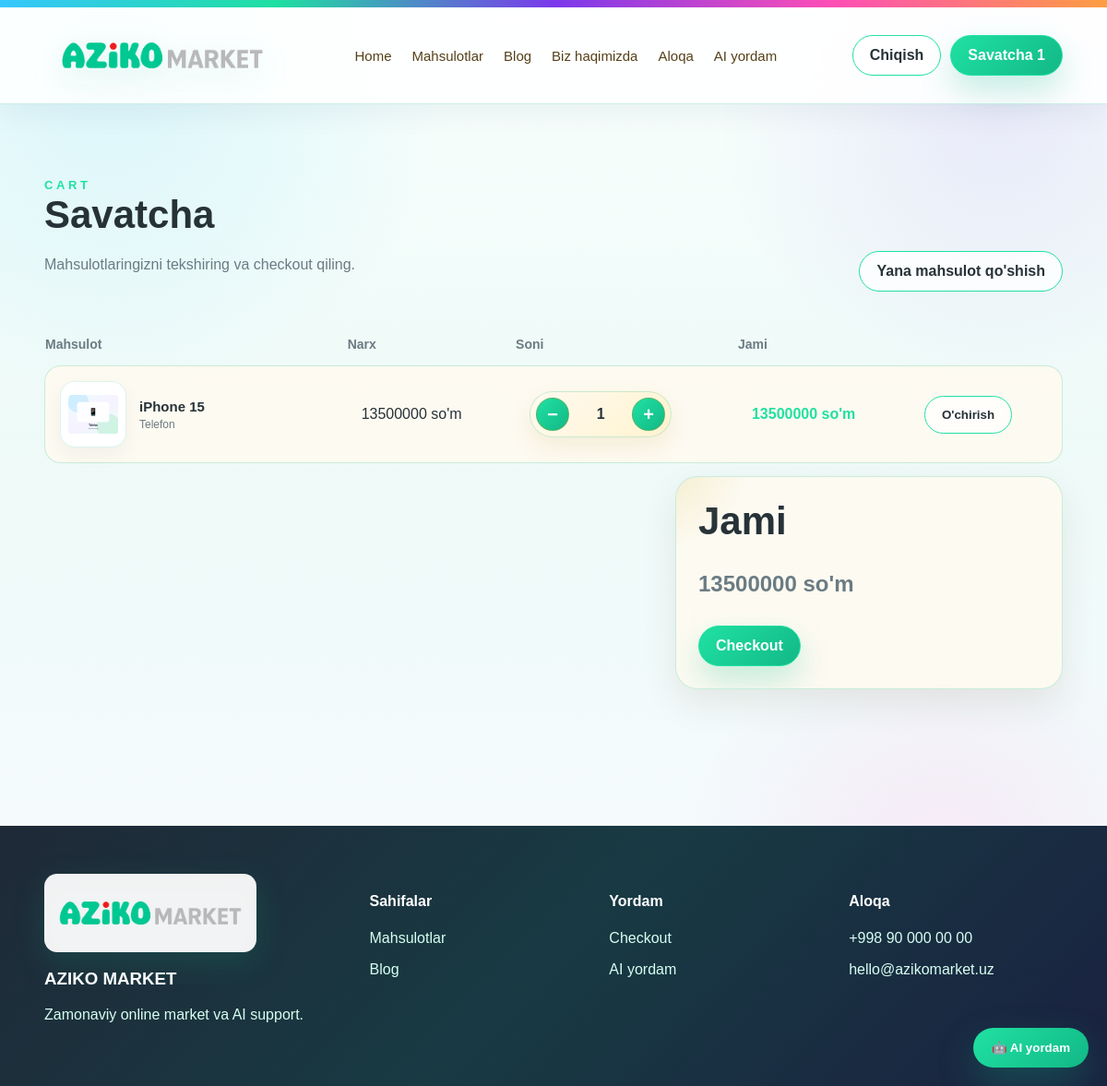
The app's page /cart/ (signed in) with its own data.
### app/models.py (models this page shows, shortened)
class CartItem(models.Model):
    cart = models.ForeignKey(Cart, on_delete=models.CASCADE, related_name='items')
    product = models.ForeignKey(Product, on_delete=models.CASCADE, related_name='cart_items')
    quantity = models.PositiveIntegerField(default=1)
    created_at = models.DateTimeField(auto_now_add=True)
    updated_at = models.DateTimeField(auto_now=True)
    class Meta:
        unique_together = ('cart', 'product')
    @property
    def total_price(self):
        return self.product.price * self.quantity

class Product(models.Model):
    img = models.FileField(upload_to='products/', blank=True)
    title = models.CharField(max_length=180)
    review = models.IntegerField(default=0)
    description = models.TextField(null=True, blank=True)
    price = models.IntegerField()
    old_price = models.IntegerField(null=True, blank=True)
    created_at = models.DateTimeField(auto_now_add=True)
    author = models.CharField(max_length=120, blank=True)
    category = models.CharField(max_length=80, default='general', db_index=True)
    color = models.CharField(max_length=80, blank=True, default='')
    sizes = models.CharField(max_length=180, blank=True, default='', help_text="Masalan: 39, 40, 41 yoki S, M, L")
    in_stock = models.BooleanField(default=True)
    is_discount = models.BooleanField(default=False)
    sold_count = models.PositiveIntegerField(default=0)
    class Meta:
        ordering = ['-sold_count', '-review', '-created_at']
    @property
    def image_url(self):
        placeholder_map = {
            'telefon': 'images/placeholders/phone.svg',
            'quloqchin': 'images/placeholders/earbuds.svg',
            'krossovka': 'images/placeholders/sneakers.svg',
            'noutbuk': 'images/placeholders/laptop.svg',
            'televizor': 'images/placeholders/tv.svg',
            'maishiy texnika': 'images/placeholders/appliance.svg',
            'general': 'images/placeholders/default.svg',
        }
        def media_url_if_exists(relative_path):
            if not relative_path:
                return ''
            relative_path = str(relative_path).replace('\\', '/').lstrip('/')
            preferred_paths = []
            if relative_path.lower().endswith('.svg'):
                preferred_paths.append(relative_path[:-4] + '-real.png')
            preferred_paths.append(relative_path)
            for preferred_path in preferred_paths:
                candidates = [
                    os.path.join(settings.MEDIA_ROOT, preferred_path),
                    os.path.join(settings.BASE_DIR, 'media', preferred_path),
                ]
                basename = os.path.basename(preferred_path)
                if basename:
                    candidates.append(os.path.join(settings.MEDIA_ROOT, 'products', basename))
                for candidate in candidates:
                    if os.path.exists(candidate):
                        rel = os.path.relpath(candidate, settings.MEDIA_ROOT).replace('\\', '/')
                        return settings.MEDIA_URL + rel
            return ''
        if self.img and getattr(self.img, 'name', ''):
            found_url = media_url_if_exists(self.img.name)
            if found_url:
                return found_url
        guessed = guess_product_image(self.title, self.category, self.color)
        found_url = media_url_if_exists(guessed)
        if found_url:
            return found_url
        return static(placeholder_map.get(self.category, 'images/placeholders/default.svg'))

### app/views.py (the view)
# urls.py: path('cart/', CartView.as_view(), name='cart'),
class CartView(TemplateView):
    template_name = 'cart.html'
    def get_context_data(self, **kwargs):
        context = super().get_context_data(**kwargs)
        cart = None
        if self.request.user.is_authenticated:
            cart = Cart.objects.filter(user=self.request.user, checked_out=False).prefetch_related('items__product').first()
        context['cart'] = cart
        context['cart_items'] = cart.items.all() if cart else []
        context['cart_total'] = cart.total_price if cart else 0
        return context

### app/context_processors.py (called while the page is built)
def cart_data(request):
    if not getattr(request, 'user', None) or not request.user.is_authenticated:
        return {
            'cart_items_count': 0,
            'cart_total_amount': 0,
        }
    cart = Cart.objects.filter(user=request.user, checked_out=False).first()
    if not cart:
        return {
            'cart_items_count': 0,
            'cart_total_amount': 0,
        }
    return {
        'cart_items_count': cart.total_quantity,
        'cart_total_amount': cart.total_price,
    }

### app/models.py (called while the page is built, shortened)
def guess_product_image(title='', category='', color=''):
    title_text = (title or '').lower()
    category_text = (category or '').lower()
    color_text = (color or '').lower().strip()
    text = f"{title_text} {category_text} {color_text}"
    normalized = f" {text.replace('-', ' ').replace('_', ' ')} "
    exact_title_match = TITLE_IMAGE_RULES.get(title_text.strip())
    if exact_title_match:
        return exact_title_match

    @property
    def total_quantity(self):
        return sum(item.quantity for item in self.items.select_related('product'))

    @property
    def total_price(self):
        return sum(item.total_price for item in self.items.select_related('product'))

### app/templates/cart.html (shortened to what this page needs)
{% load static %}
<!DOCTYPE html>
<html lang="uz">
<head>
    <link rel="stylesheet" href="{% static 'css/style.css' %}?v=11">
</head>
<body>
<div class="top-ribbon"></div>
<nav class="navbar"><div class="container nav-inner"><a class="brand" href="{% url 'index' %}"><img src="{% static 'images/logo.png' %}" alt="Aziko Market logo"></a><div class="nav-links"><a href="{% url 'index' %}">Home</a><a href="{% url 'product' %}">Mahsulotlar</a><a href="{% url 'blog' %}">Blog</a><a href="{% url 'about' %}">Biz haqimizda</a><a href="{% url 'contact' %}">Aloqa</a><a href="{% url 'ai_chat' %}">AI yordam</a></div><div class="nav-actions">{% if user.is_authenticated %}<a class="btn-outline" href="{% url 'logout' %}">Chiqish</a>{% else %}<a class="btn-outline" href="{% url 'login' %}">Kirish</a>{% endif %}<a class="btn" href="{% url 'cart' %}">Savatcha {{ cart_items_count }}</a></div></div></nav>
<main>
<section class="section"><div class="container">
    <div class="section-head"><div><span class="eyebrow">Cart</span><h2>Savatcha</h2><p>Mahsulotlaringizni tekshiring va checkout qiling.</p></div><a class="btn-outline" href="{% url 'product' %}">Yana mahsulot qo'shish</a></div>
    {% if not user.is_authenticated %}
        <div class="empty-state">Savatchani ishlatish uchun avval <a href="{% url 'login' %}">login</a> qiling.</div>
    {% elif cart_items %}
        <table class="table cart-table">
            <tr><th>Mahsulot</th><th>Narx</th><th>Soni</th><th>Jami</th><th></th></tr>
            {% for item in cart_items %}
            <tr>
                <td>
                    <div class="cart-product-cell">
                        <img class="cart-thumb" src="{{ item.product.image_url }}" alt="{{ item.product.title }}">
                        <div>
                            <strong class="cart-product-title">{{ item.product.title }}</strong>
                            <div class="cart-product-meta">{{ item.product.category|title }}</div>
                        </div>
                    </div>
                </td>
                <td>{{ item.product.price }} so'm</td>
                <td>
                    <form class="cart-qty" method="post" action="{% url 'update_cart_item' item.pk %}">{% csrf_token %}
                        <button class="qty-btn" name="action" value="minus" type="submit">−</button>
                        <input class="qty-input" value="{{ item.quantity }}" readonly>
                        <button class="qty-btn" name="action" value="plus" type="submit">+</button>
                    </form>
                </td>
                <td class="row-total">{{ item.total_price }} so'm</td>
                <td><form method="post" action="{% url 'update_cart_item' item.pk %}">{% csrf_token %}<button class="btn-outline" name="action" value="remove" type="submit">O'chirish</button></form></td>
            </tr>
            {% endfor %}
        </table>
        <div class="card" style="max-width:420px;margin-left:auto"><h2>Jami</h2><p class="price">{{ cart_total }} so'm</p><a class="btn" href="{% url 'checkout' %}">Checkout</a></div>
    {% else %}
        <div class="empty-state">Savatcha bo'sh. <a href="{% url 'product' %}">Mahsulot tanlang</a> yoki AI yordamchidan tavsiya oling.</div>
    {% endif %}
</div></section>
</main>
<footer class="footer"><div class="container footer-grid"><div><img class="mini-logo" src="{% static 'images/logo.png' %}" alt="Aziko Market"><h3>AZIKO MARKET</h3><p>Zamonaviy online market va AI support.</p></div><div><h4>Sahifalar</h4><p><a href="{% url 'product' %}">Mahsulotlar</a></p><p><a href="{% url 'blog' %}">Blog</a></p></div><div><h4>Yordam</h4><p><a href="{% url 'checkout' %}">Checkout</a></p><p><a href="{% url 'ai_chat' %}">AI yordam</a></p></div><div><h4>Aloqa</h4><p>+998 90 000 00 00</p><p>hello@azikomarket.uz</p></div></div></footer>
{% include 'includes/ai_widget.html' %}
</body>
</html>

### records on screen
CartItem: product "iPhone 15", product.category "Telefon", product.price "13500000", quantity "1", total_price "13500000"

### other values on screen
{{ cart_items_count }} "1"
{{ cart_total }} "13500000"
